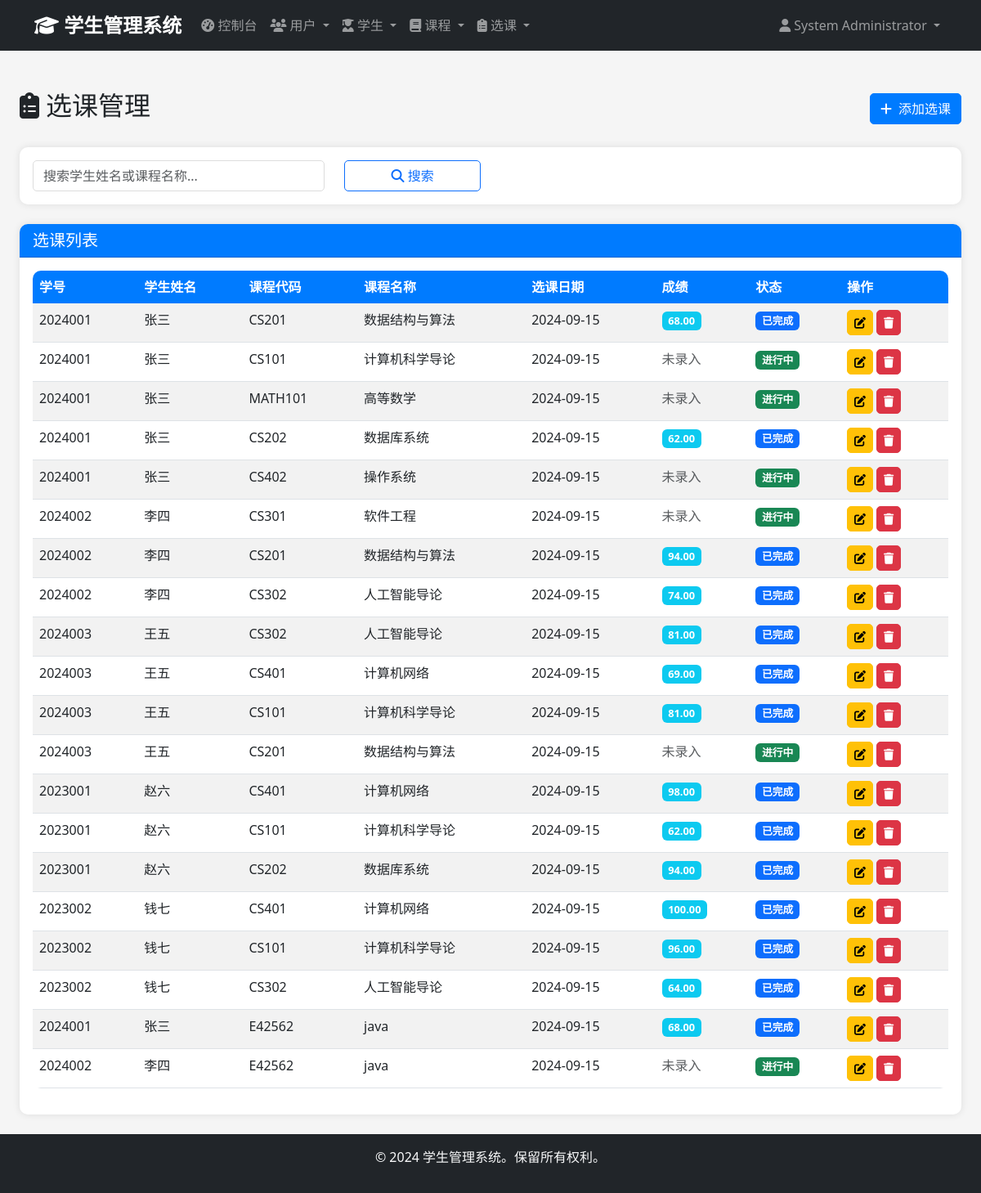
The page /admin/enrollments (signed in) on the database its author committed.
### app/models/user.py (models this page shows, shortened)
class User(UserMixin, db.Model):
    __tablename__ = 'users'
    id = db.Column(db.Integer, primary_key=True)
    username = db.Column(db.String(50), unique=True, nullable=False)
    email = db.Column(db.String(100), unique=True, nullable=False)
    password_hash = db.Column(db.String(255), nullable=False)
    full_name = db.Column(db.String(100), nullable=False)
    phone = db.Column(db.String(20))
    role = db.Column(db.Enum('admin', 'student', name='user_role'), nullable=False, default='student')
    is_active = db.Column(db.Boolean, default=True)
    created_at = db.Column(db.DateTime, default=datetime.utcnow)
    updated_at = db.Column(db.DateTime, default=datetime.utcnow, onupdate=datetime.utcnow)
    administrator = db.relationship('Administrator', backref='user', uselist=False, cascade='all, delete-orphan')
    def is_admin(self):
        return self.role == 'admin'

### app/models/enrollment.py (models this page shows, shortened)
class Enrollment(db.Model):
    __tablename__ = 'enrollments'
    id = db.Column(db.Integer, primary_key=True)
    student_id = db.Column(db.Integer, db.ForeignKey('students.id'), nullable=False)
    course_id = db.Column(db.Integer, db.ForeignKey('courses.id'), nullable=False)
    enrollment_date = db.Column(db.Date, nullable=False, default=date.today)
    status = db.Column(db.Enum('enrolled', 'completed', 'dropped', 'withdrawn', name='enrollment_status'),
                       default='enrolled')
    grade = db.Column(db.Numeric(5, 2))
    created_at = db.Column(db.DateTime, default=datetime.utcnow)
    updated_at = db.Column(db.DateTime, default=datetime.utcnow, onupdate=datetime.utcnow)
    __table_args__ = (db.UniqueConstraint('student_id', 'course_id', name='unique_enrollment'),)

### app/models/student.py (models this page shows, shortened)
class Student(db.Model):
    __tablename__ = 'students'
    id = db.Column(db.Integer, primary_key=True)
    student_id = db.Column(db.String(20), unique=True, nullable=False)
    first_name = db.Column(db.String(50), nullable=False)
    last_name = db.Column(db.String(50), nullable=False)
    birth_date = db.Column(db.Date)
    gender = db.Column(db.Enum('Male', 'Female', 'Other', name='gender'))
    email = db.Column(db.String(100), unique=True, nullable=False)
    phone = db.Column(db.String(20))
    address = db.Column(db.Text)
    major = db.Column(db.String(100))
    enrollment_year = db.Column(db.Integer)
    created_at = db.Column(db.DateTime, default=datetime.utcnow)
    updated_at = db.Column(db.DateTime, default=datetime.utcnow, onupdate=datetime.utcnow)
    enrollments = db.relationship('Enrollment', backref='student', lazy='dynamic', cascade='all, delete-orphan')

### app/models/course.py (models this page shows, shortened)
class Course(db.Model):
    __tablename__ = 'courses'
    id = db.Column(db.Integer, primary_key=True)
    course_code = db.Column(db.String(20), unique=True, nullable=False)
    course_name = db.Column(db.String(100), nullable=False)
    description = db.Column(db.Text)
    credits = db.Column(db.Integer, nullable=False, default=3)
    department = db.Column(db.String(100))
    instructor = db.Column(db.String(100))
    created_at = db.Column(db.DateTime, default=datetime.utcnow)
    updated_at = db.Column(db.DateTime, default=datetime.utcnow, onupdate=datetime.utcnow)
    enrollments = db.relationship('Enrollment', backref='course', lazy='dynamic', cascade='all, delete-orphan')

### app/views/admin.py (the view, shortened to what this page needs)
@admin_bp.route('/enrollments')
@login_required
@admin_required
def enrollments():
    page = request.args.get('page', 1, type=int)
    search = request.args.get('search', '')
    status_filter = request.args.get('status', '')
    query = Enrollment.query.join(Student).join(Course)
    if status_filter:
        query = query.filter(Enrollment.status == status_filter)
    enrollments = query.paginate(
        page=page,
        per_page=20,
        error_out=False
    )
    return render_template('admin/enrollments/index.html', enrollments=enrollments, search=search, status_filter=status_filter)

### app/views/auth.py (called while the page is built)
def admin_required(f):
    @wraps(f)
    def decorated_function(*args, **kwargs):
        if not current_user.is_authenticated or not current_user.is_admin():
            flash('访问被拒绝。需要管理员权限。', 'error')
            return redirect(url_for('auth.login'))
        return f(*args, **kwargs)
    return decorated_function

### app/templates/admin/enrollments/index.html (shortened to what this page needs)
{% extends "base.html" %}
{% block content %}
<div class="container-fluid mt-4">
    <div class="d-flex justify-content-between align-items-center mb-4">
        <h2>
            <i class="fas fa-clipboard-list me-2"></i>选课管理
        </h2>
        <a href="{{ url_for('admin.create_enrollment') }}" class="btn btn-primary">
            <i class="fas fa-plus me-2"></i>添加选课
        </a>
    </div>
    <div class="card mb-4">
        <div class="card-body">
            <form method="GET" action="{{ url_for('admin.enrollments') }}">
                <div class="row">
                    <div class="col-md-4">
                        <input type="text" class="form-control" name="search" placeholder="搜索学生姓名或课程名称..."
                               value="{{ request.args.get('search', '') }}">
                    </div>
                    <div class="col-md-2">
                        <button type="submit" class="btn btn-outline-primary w-100">
                            <i class="fas fa-search"></i> 搜索
                        </button>
                    </div>
                </div>
            </form>
        </div>
    </div>
    <div class="card">
        <div class="card-header">
            <h5 class="mb-0">选课列表</h5>
        </div>
        <div class="card-body">
            {% if enrollments %}
            <div class="table-responsive">
                <table class="table table-striped">
                    <thead>
                        <tr>
                            <th>学号</th>
                            <th>学生姓名</th>
                            <th>课程代码</th>
                            <th>课程名称</th>
                            <th>选课日期</th>
                            <th>成绩</th>
                            <th>状态</th>
                            <th>操作</th>
                        </tr>
                    </thead>
                    <tbody>
                        {% for enrollment in enrollments %}
                        <tr>
                            <td>{{ enrollment.student.student_id }}</td>
                            <td>{{ enrollment.student.first_name }}{{ enrollment.student.last_name }}</td>
                            <td>{{ enrollment.course.course_code }}</td>
                            <td>{{ enrollment.course.course_name }}</td>
                            <td>{{ enrollment.enrollment_date.strftime('%Y-%m-%d') if enrollment.enrollment_date else '-' }}</td>
                            <td>
                                {% if enrollment.grade is not none %}
                                    <span class="badge bg-info">{{ enrollment.grade }}</span>
                                {% else %}
                                    <span class="text-muted">未录入</span>
                                {% endif %}
                            </td>
                            <td>
                                {% if enrollment.status == 'enrolled' %}
                                    <span class="badge bg-success">进行中</span>
                                {% elif enrollment.status == 'completed' %}
                                    <span class="badge bg-primary">已完成</span>
                                {% else %}
                                    <span class="badge bg-danger">已退课</span>
                                {% endif %}
                            </td>
                            <td>
                                <a href="{{ url_for('admin.edit_enrollment', enrollment_id=enrollment.id) }}"
                                   class="btn btn-sm btn-warning" title="编辑">
                                    <i class="fas fa-edit"></i>
                                </a>
                                <button type="button" class="btn btn-sm btn-danger delete-enrollment"
                                        data-id="{{ enrollment.id }}"
                                        data-student="{{ enrollment.student.first_name }}{{ enrollment.student.last_name }}"
                                        data-course="{{ enrollment.course.course_name }}" title="删除">
                                    <i class="fas fa-trash"></i>
                                </button>
                            </td>
                        </tr>
                        {% endfor %}
                    </tbody>
                </table>
            </div>
            {% endif %}
        </div>
    </div>
</div>
{% endblock %}

### app/templates/base.html (shortened to what this page needs)
<!DOCTYPE html>
<html lang="zh-CN">
<head>
    <link href="https://cdn.jsdelivr.net/npm/bootstrap@5.3.0/dist/css/bootstrap.min.css" rel="stylesheet">
    <link href="https://cdnjs.cloudflare.com/ajax/libs/font-awesome/6.4.0/css/all.min.css" rel="stylesheet">
    <link href="{{ url_for('static', filename='css/style.css') }}" rel="stylesheet">
</head>
<body>
    {% if current_user.is_authenticated %}
    <nav class="navbar navbar-expand-lg navbar-dark bg-dark">
        <div class="container">
            <a class="navbar-brand" href="{{ url_for('main.dashboard') }}">
                <i class="fas fa-graduation-cap"></i> 学生管理系统
            </a>
            <div class="collapse navbar-collapse" id="navbarNav">
                <ul class="navbar-nav me-auto">
                    {% if current_user.is_admin() %}
                    <li class="nav-item">
                        <a class="nav-link" href="{{ url_for('admin.dashboard') }}">
                            <i class="fas fa-tachometer-alt"></i> 控制台
                        </a>
                    </li>
                    <li class="nav-item dropdown">
                        <a class="nav-link dropdown-toggle" href="#" data-bs-toggle="dropdown">
                            <i class="fas fa-users"></i> 用户
                        </a>
                    </li>
                    <li class="nav-item dropdown">
                        <a class="nav-link dropdown-toggle" href="#" data-bs-toggle="dropdown">
                            <i class="fas fa-user-graduate"></i> 学生
                        </a>
                    </li>
                    <li class="nav-item dropdown">
                        <a class="nav-link dropdown-toggle" href="#" data-bs-toggle="dropdown">
                            <i class="fas fa-book"></i> 课程
                        </a>
                    </li>
                    <li class="nav-item dropdown">
                        <a class="nav-link dropdown-toggle" href="#" data-bs-toggle="dropdown">
                            <i class="fas fa-clipboard-list"></i> 选课
                        </a>
                    </li>
                    {% endif %}
                </ul>
                <ul class="navbar-nav">
                    <li class="nav-item dropdown">
                        <a class="nav-link dropdown-toggle" href="#" data-bs-toggle="dropdown">
                            <i class="fas fa-user"></i> {{ current_user.full_name }}
                        </a>
                    </li>
                </ul>
            </div>
        </div>
    </nav>
    {% endif %}
    <main class="container-fluid py-4">
        {% block content %}{% endblock %}
    </main>
    <footer class="bg-dark text-light text-center py-3 mt-auto">
        <div class="container">
            <p>&copy; 2024 学生管理系统。保留所有权利。</p>
        </div>
    </footer>
</body>
</html>

### app/static/css/style.css (style rules this page uses)
:root { --primary-color: #007bff; --secondary-color: #6c757d; --success-color: #28a745; --danger-color: #dc3545; --warning-color: #ffc107; --info-color: #17a2b8; --dark-color: #343a40; --light-color: #f8f9fa; }
body { min-height: 100vh; display: flex; flex-direction: column; background-color: #f5f5f5; font-family: 'Segoe UI', Tahoma, Geneva, Verdana, sans-serif; }
main { flex: 1; }
.navbar-brand { font-weight: bold; font-size: 1.5rem; }
.navbar-nav .nav-link { transition: color 0.3s; }
.card { border: none; border-radius: 10px; box-shadow: 0 0 10px rgba(0,0,0,0.1); transition: transform 0.3s, box-shadow 0.3s; }
.card-header { background-color: var(--primary-color); color: white; border-radius: 10px 10px 0 0 !important; font-weight: 600; }
.btn { border-radius: 5px; transition: all 0.3s; }
.btn-primary { background-color: var(--primary-color); border-color: var(--primary-color); }
.btn-danger { background-color: var(--danger-color); border-color: var(--danger-color); }
.table { background-color: white; border-radius: 10px; overflow: hidden; }
.table thead th { background-color: var(--primary-color); color: white; border: none; }
.form-control, .form-select { border-radius: 5px; border: 1px solid #ddd; transition: border-color 0.3s, box-shadow 0.3s; }
footer { margin-top: auto; }
.badge { font-size: 0.8rem; padding: 0.4em 0.6em; }

### rows shown on the page
User: full_name "System Administrator"
Enrollment: student.student_id "2024001", student.first_name "张", student.last_name "三", course.course_code "CS201", course.course_name "数据结构与算法", enrollment_date "2024-09-15", grade "68.00", status "已完成"
Enrollment: student.student_id "2024001", student.first_name "张", student.last_name "三", course.course_code "CS101", course.course_name "计算机科学导论", enrollment_date "2024-09-15", shows "未录入", status "进行中"
Enrollment: student.student_id "2024001", student.first_name "张", student.last_name "三", course.course_code "MATH101", course.course_name "高等数学", enrollment_date "2024-09-15", shows "未录入", status "进行中"
Enrollment: student.student_id "2024001", student.first_name "张", student.last_name "三", course.course_code "CS202", course.course_name "数据库系统", enrollment_date "2024-09-15", grade "62.00", status "已完成"
Enrollment: student.student_id "2024001", student.first_name "张", student.last_name "三", course.course_code "CS402", course.course_name "操作系统", enrollment_date "2024-09-15", shows "未录入", status "进行中"
Enrollment: student.student_id "2024002", student.first_name "李", student.last_name "四", course.course_code "CS301", course.course_name "软件工程", enrollment_date "2024-09-15", shows "未录入", status "进行中"
Enrollment: student.student_id "2024002", student.first_name "李", student.last_name "四", course.course_code "CS201", course.course_name "数据结构与算法", enrollment_date "2024-09-15", grade "94.00", status "已完成"
Enrollment: student.student_id "2024002", student.first_name "李", student.last_name "四", course.course_code "CS302", course.course_name "人工智能导论", enrollment_date "2024-09-15", grade "74.00", status "已完成"
Enrollment: student.student_id "2024003", student.first_name "王", student.last_name "五", course.course_code "CS302", course.course_name "人工智能导论", enrollment_date "2024-09-15", grade "81.00", status "已完成"
Enrollment: student.student_id "2024003", student.first_name "王", student.last_name "五", course.course_code "CS401", course.course_name "计算机网络", enrollment_date "2024-09-15", grade "69.00", status "已完成"
Enrollment: student.student_id "2024003", student.first_name "王", student.last_name "五", course.course_code "CS101", course.course_name "计算机科学导论", enrollment_date "2024-09-15", grade "81.00", status "已完成"
Enrollment: student.student_id "2024003", student.first_name "王", student.last_name "五", course.course_code "CS201", course.course_name "数据结构与算法", enrollment_date "2024-09-15", shows "未录入", status "进行中"
Enrollment: student.student_id "2023001", student.first_name "赵", student.last_name "六", course.course_code "CS401", course.course_name "计算机网络", enrollment_date "2024-09-15", grade "98.00", status "已完成"
Enrollment: student.student_id "2023001", student.first_name "赵", student.last_name "六", course.course_code "CS101", course.course_name "计算机科学导论", enrollment_date "2024-09-15", grade "62.00", status "已完成"
Enrollment: student.student_id "2023001", student.first_name "赵", student.last_name "六", course.course_code "CS202", course.course_name "数据库系统", enrollment_date "2024-09-15", grade "94.00", status "已完成"
Enrollment: student.student_id "2023002", student.first_name "钱", student.last_name "七", course.course_code "CS401", course.course_name "计算机网络", enrollment_date "2024-09-15", grade "100.00", status "已完成"
Enrollment: student.student_id "2023002", student.first_name "钱", student.last_name "七", course.course_code "CS101", course.course_name "计算机科学导论", enrollment_date "2024-09-15", grade "96.00", status "已完成"
Enrollment: student.student_id "2023002", student.first_name "钱", student.last_name "七", course.course_code "CS302", course.course_name "人工智能导论", enrollment_date "2024-09-15", grade "64.00", status "已完成"
Enrollment: student.student_id "2024001", student.first_name "张", student.last_name "三", course.course_code "E42562", course.course_name "java", enrollment_date "2024-09-15", grade "68.00", status "已完成"
Enrollment: student.student_id "2024002", student.first_name "李", student.last_name "四", course.course_code "E42562", course.course_name "java", enrollment_date "2024-09-15", shows "未录入", status "进行中"
